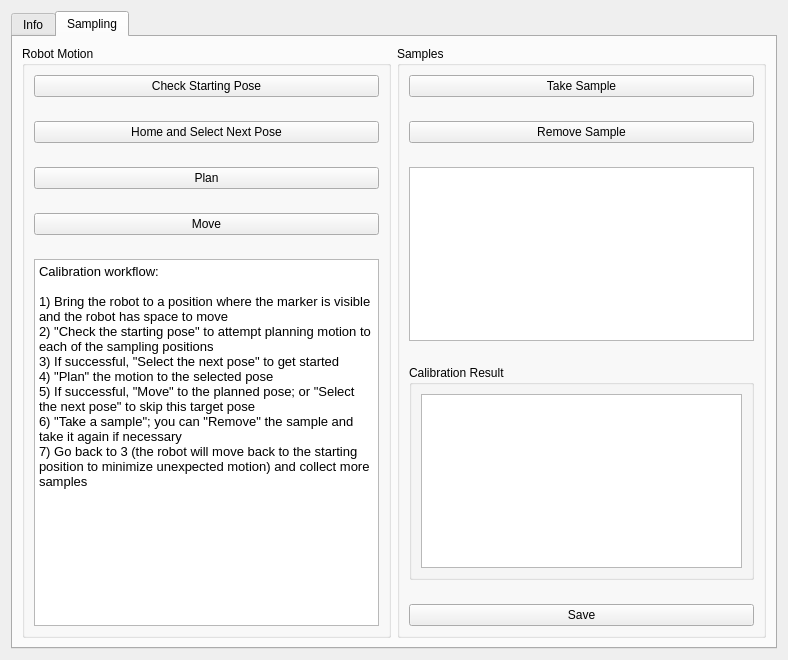
<?xml version="1.0" encoding="UTF-8"?>
<ui version="4.0">
 <class>CalibrationPanel</class>
 <widget class="QWidget" name="CalibrationPanel">
  <property name="geometry">
   <rect>
    <x>0</x>
    <y>0</y>
    <width>788</width>
    <height>660</height>
   </rect>
  </property>
  <property name="windowTitle">
   <string>Form</string>
  </property>
  <layout class="QGridLayout" name="gridLayout">
   <item row="0" column="0">
    <widget class="QTabWidget" name="tabWidget">
     <property name="currentIndex">
      <number>1</number>
     </property>
     <widget class="QWidget" name="tab_1">
      <attribute name="title">
       <string>Info</string>
      </attribute>
      <layout class="QVBoxLayout" name="verticalLayout">
       <item>
        <widget class="QGroupBox" name="groupBox_5">
         <property name="sizePolicy">
          <sizepolicy hsizetype="Preferred" vsizetype="Minimum">
           <horstretch>0</horstretch>
           <verstretch>0</verstretch>
          </sizepolicy>
         </property>
         <property name="title">
          <string>Namespace</string>
         </property>
         <layout class="QGridLayout" name="gridLayout_3">
          <item row="0" column="0">
           <widget class="QLabel" name="label_4">
            <property name="text">
             <string>Handeye Calibration Namespace</string>
            </property>
           </widget>
          </item>
          <item row="0" column="1">
           <widget class="QComboBox" name="comboBox_namespace"/>
          </item>
         </layout>
        </widget>
       </item>
       <item>
        <widget class="QGroupBox" name="groupBox_4">
         <property name="sizePolicy">
          <sizepolicy hsizetype="Preferred" vsizetype="Minimum">
           <horstretch>0</horstretch>
           <verstretch>0</verstretch>
          </sizepolicy>
         </property>
         <property name="title">
          <string>Info</string>
         </property>
         <layout class="QFormLayout" name="formLayout">
          <item row="1" column="0">
           <widget class="QLabel" name="label">
            <property name="text">
             <string>Name:</string>
            </property>
           </widget>
          </item>
          <item row="3" column="0">
           <widget class="QLabel" name="label_2">
            <property name="text">
             <string>Type:</string>
            </property>
           </widget>
          </item>
          <item row="5" column="0">
           <widget class="QLabel" name="label_3">
            <property name="text">
             <string>Tracking Base Frame:</string>
            </property>
           </widget>
          </item>
          <item row="7" column="0">
           <widget class="QLabel" name="trackingMarkerFrameLabel_2">
            <property name="text">
             <string>Tracking Marker Frame:</string>
            </property>
           </widget>
          </item>
          <item row="1" column="1">
           <widget class="QLineEdit" name="calibNameLineEdit"/>
          </item>
          <item row="3" column="1">
           <widget class="QLineEdit" name="calibTypeLineEdit"/>
          </item>
          <item row="5" column="1">
           <widget class="QLineEdit" name="trackingBaseFrameLineEdit"/>
          </item>
          <item row="7" column="1">
           <widget class="QLineEdit" name="trackingMarkerFrameLineEdit"/>
          </item>
          <item row="8" column="0">
           <widget class="QLabel" name="robotFrameLabel_3">
            <property name="text">
             <string>Robot Base Frame:</string>
            </property>
           </widget>
          </item>
          <item row="8" column="1">
           <widget class="QLineEdit" name="robotBaseFrameLineEdit"/>
          </item>
          <item row="9" column="0">
           <widget class="QLabel" name="robotFrameLabel">
            <property name="text">
             <string>Robot Effector Frame:</string>
            </property>
           </widget>
          </item>
          <item row="9" column="1">
           <widget class="QLineEdit" name="robotEffectorFrameLineEdit"/>
          </item>
         </layout>
        </widget>
       </item>
      </layout>
     </widget>
     <widget class="QWidget" name="tab_2">
      <attribute name="title">
       <string>Sampling</string>
      </attribute>
      <layout class="QHBoxLayout" name="horizontalLayout">
       <item>
        <widget class="QGroupBox" name="groupBox_6">
         <property name="title">
          <string>Robot Motion</string>
         </property>
         <layout class="QVBoxLayout" name="verticalLayout_2">
          <property name="spacing">
           <number>24</number>
          </property>
          <item>
           <widget class="QPushButton" name="checkStartPoseButton">
            <property name="text">
             <string>Check Starting Pose</string>
            </property>
            <property name="icon">
             <iconset theme="system-reboot">
              <normaloff>.</normaloff>.</iconset>
            </property>
           </widget>
          </item>
          <item>
           <widget class="QPushButton" name="nextPoseButton">
            <property name="text">
             <string>Home and Select Next Pose</string>
            </property>
            <property name="icon">
             <iconset theme="go-home">
              <normaloff>.</normaloff>.</iconset>
            </property>
           </widget>
          </item>
          <item>
           <widget class="QPushButton" name="planButton">
            <property name="text">
             <string>Plan</string>
            </property>
            <property name="icon">
             <iconset theme="system-search">
              <normaloff>.</normaloff>.</iconset>
            </property>
           </widget>
          </item>
          <item>
           <widget class="QPushButton" name="moveButton">
            <property name="text">
             <string>Move</string>
            </property>
            <property name="icon">
             <iconset theme="go-next">
              <normaloff>.</normaloff>.</iconset>
            </property>
           </widget>
          </item>
          <item>
           <widget class="QTextEdit" name="textEdit">
            <property name="html">
             <string>&lt;!DOCTYPE HTML PUBLIC &quot;-//W3C//DTD HTML 4.0//EN&quot; &quot;http://www.w3.org/TR/REC-html40/strict.dtd&quot;&gt;
&lt;html&gt;&lt;head&gt;&lt;meta name=&quot;qrichtext&quot; content=&quot;1&quot; /&gt;&lt;style type=&quot;text/css&quot;&gt;
p, li { white-space: pre-wrap; }
&lt;/style&gt;&lt;/head&gt;&lt;body style=&quot; font-family:'Noto Sans'; font-size:10pt; font-weight:400; font-style:normal;&quot;&gt;
&lt;p style=&quot; margin-top:0px; margin-bottom:0px; margin-left:0px; margin-right:0px; -qt-block-indent:0; text-indent:0px;&quot;&gt;Calibration workflow:&lt;/p&gt;
&lt;p style=&quot;-qt-paragraph-type:empty; margin-top:0px; margin-bottom:0px; margin-left:0px; margin-right:0px; -qt-block-indent:0; text-indent:0px;&quot;&gt;&lt;br /&gt;&lt;/p&gt;
&lt;p style=&quot; margin-top:0px; margin-bottom:0px; margin-left:0px; margin-right:0px; -qt-block-indent:0; text-indent:0px;&quot;&gt;1) Bring the robot to a position where the marker is visible and the robot has space to move&lt;/p&gt;
&lt;p style=&quot; margin-top:0px; margin-bottom:0px; margin-left:0px; margin-right:0px; -qt-block-indent:0; text-indent:0px;&quot;&gt;2) &amp;quot;Check the starting pose&amp;quot; to attempt planning motion to each of the sampling positions&lt;/p&gt;
&lt;p style=&quot; margin-top:0px; margin-bottom:0px; margin-left:0px; margin-right:0px; -qt-block-indent:0; text-indent:0px;&quot;&gt;3) If successful, &amp;quot;Select the next pose&amp;quot; to get started&lt;/p&gt;
&lt;p style=&quot; margin-top:0px; margin-bottom:0px; margin-left:0px; margin-right:0px; -qt-block-indent:0; text-indent:0px;&quot;&gt;4) &amp;quot;Plan&amp;quot; the motion to the selected pose&lt;/p&gt;
&lt;p style=&quot; margin-top:0px; margin-bottom:0px; margin-left:0px; margin-right:0px; -qt-block-indent:0; text-indent:0px;&quot;&gt;5) If successful, &amp;quot;Move&amp;quot; to the planned pose; or &amp;quot;Select the next pose&amp;quot; to skip this target pose&lt;/p&gt;
&lt;p style=&quot; margin-top:0px; margin-bottom:0px; margin-left:0px; margin-right:0px; -qt-block-indent:0; text-indent:0px;&quot;&gt;6) &amp;quot;Take a sample&amp;quot;; you can &amp;quot;Remove&amp;quot; the sample and take it again if necessary&lt;/p&gt;
&lt;p style=&quot; margin-top:0px; margin-bottom:0px; margin-left:0px; margin-right:0px; -qt-block-indent:0; text-indent:0px;&quot;&gt;7) Go back to 3 (the robot will move back to the starting position to minimize unexpected motion) and collect more samples&lt;/p&gt;&lt;/body&gt;&lt;/html&gt;</string>
            </property>
           </widget>
          </item>
         </layout>
        </widget>
       </item>
       <item>
        <widget class="QGroupBox" name="groupBox">
         <property name="title">
          <string>Samples</string>
         </property>
         <layout class="QVBoxLayout" name="verticalLayout_4">
          <property name="spacing">
           <number>24</number>
          </property>
          <item>
           <widget class="QPushButton" name="takeButton">
            <property name="text">
             <string>Take Sample</string>
            </property>
            <property name="icon">
             <iconset theme="list-add">
              <normaloff>.</normaloff>.</iconset>
            </property>
           </widget>
          </item>
          <item>
           <widget class="QPushButton" name="removeButton">
            <property name="text">
             <string>Remove Sample</string>
            </property>
            <property name="icon">
             <iconset theme="list-remove">
              <normaloff>.</normaloff>.</iconset>
            </property>
           </widget>
          </item>
          <item>
           <widget class="QListWidget" name="sampleListWidget"/>
          </item>
          <item>
           <widget class="QGroupBox" name="groupBox_2">
            <property name="title">
             <string>Calibration Result</string>
            </property>
            <layout class="QHBoxLayout" name="horizontalLayout_4">
             <item>
              <widget class="QPlainTextEdit" name="resultTextEdit"/>
             </item>
            </layout>
           </widget>
          </item>
          <item>
           <widget class="QPushButton" name="saveButton">
            <property name="text">
             <string>Save</string>
            </property>
            <property name="icon">
             <iconset theme="document-save">
              <normaloff>.</normaloff>.</iconset>
            </property>
           </widget>
          </item>
         </layout>
        </widget>
       </item>
      </layout>
     </widget>
    </widget>
   </item>
  </layout>
 </widget>
 <resources/>
 <connections/>
</ui>
